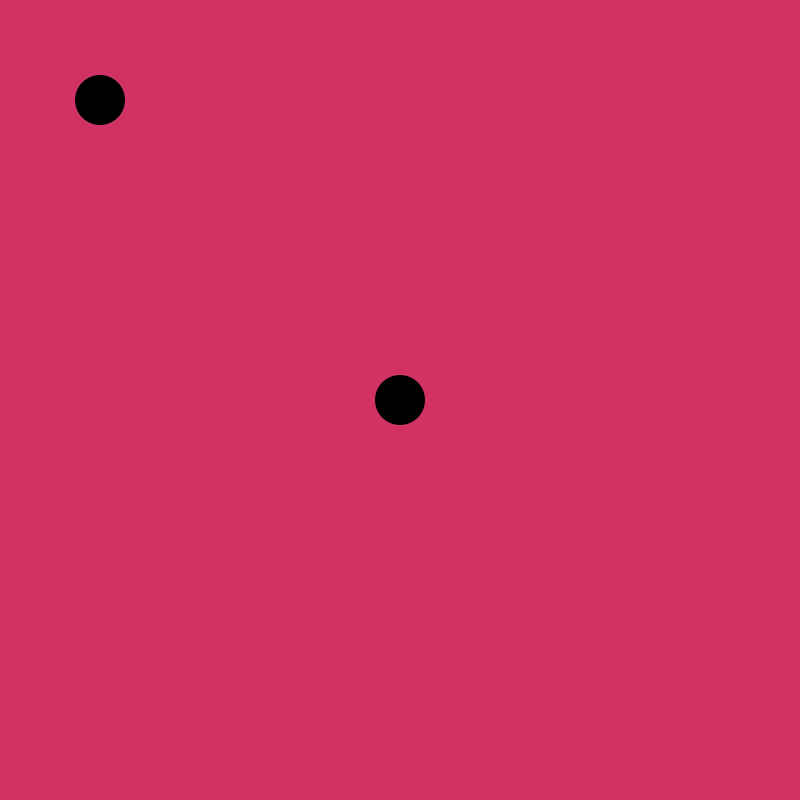
Frame 1 (no input)
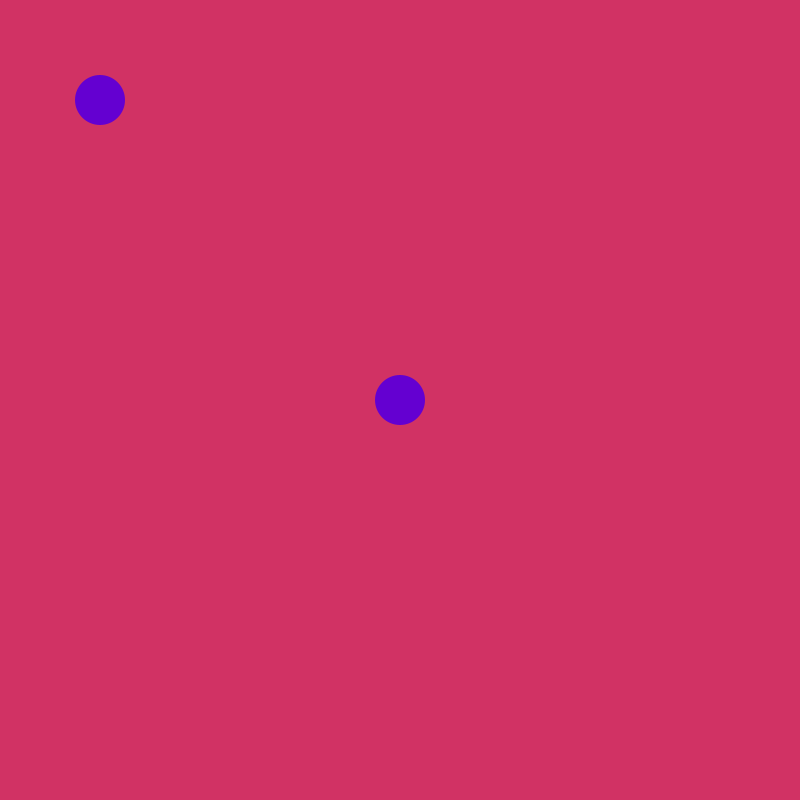
Frame 60 (the mouse pressed at the canvas centre just before this capture)
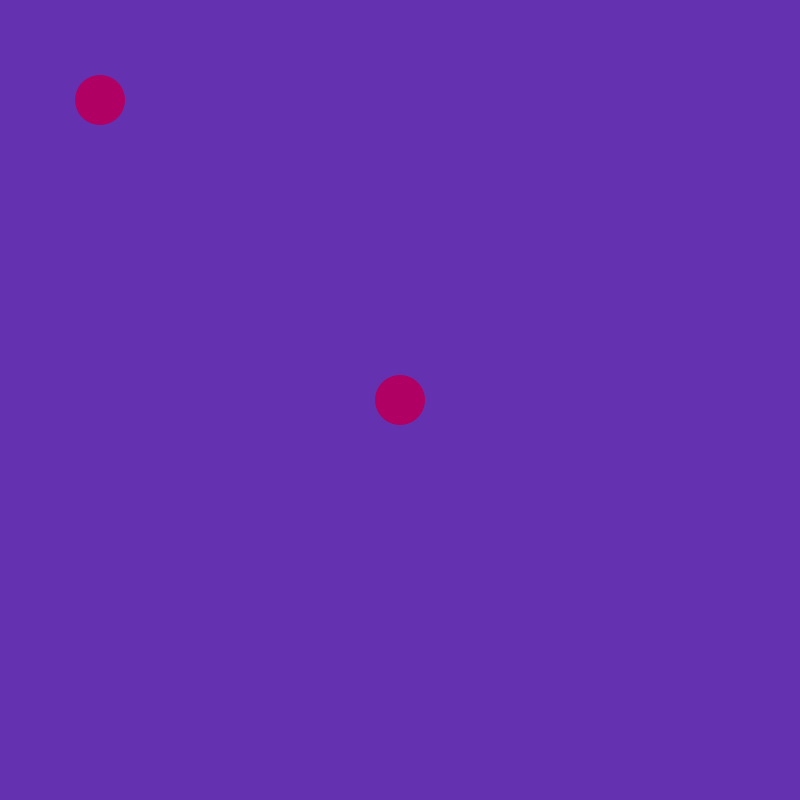
Frame 120 (the mouse held since frame 60 and released just before this capture)

The Processing sketch that drew these frames (run headless with seeded random() and noise(); from frame 60 on, the mouse is pressed at the canvas centre):

// Processing sketch: inClassExample
// ── inClassExample.pde
float xCircle, yCircle; 
int size = 50;
int r, g, b; 

void setup(){
  size(800, 800); 
  xCircle = width/2; 
  yCircle = height/2;
  noStroke();
}

void draw(){
     //if(calcDist(xCircle, yCircle) < size/2){
     //background(255, 0, 0); 
   //}else{
   //  //background(0, 255, 0); 
   //} 
   
   fill(b, g, r); 
   r = int(map(calcDist(xCircle, yCircle), 0, width, 100, 255));  //converting float to int
   b = int(map(mouseY, 0, height, 100, 255));
   
   background(r , 50, b); 
   ellipse(xCircle, yCircle, size, size); 
   
   ellipse(100, 100, size, size); 
   //println("Distance 1: " + calcDist(100, 100)); 
   //println("Distance 2: " + calcDist(xCircle, yCircle));
}

float calcDist(float x, float y){
  float dist = sqrt(sq(x - mouseX)+sq(y - mouseY));
  return dist; 
}
